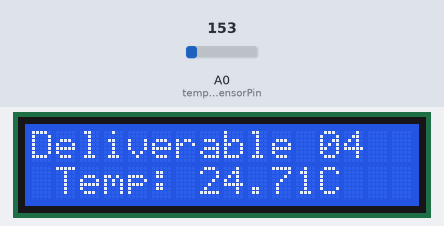
A sketch run on a simulated Arduino Uno, built with avr-gcc and run on an emulated ATmega328P. On the bench: 16×2 character LCD. Inputs (shaded band) come from the test bench; at power-on: A0 (temperatureSensorPin) = 153. What the sketch prints to the serial monitor is not drawn.

Above: at 1.2 s.
1.3 s: A0 (temperatureSensorPin) set to 136
At 6.1 s:
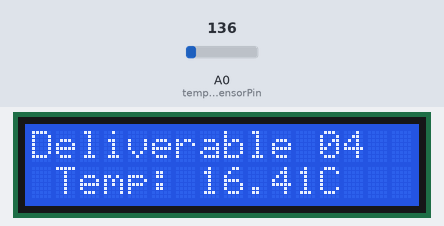
7.3 s: A0 (temperatureSensorPin) set to 114
At 11.2 s:
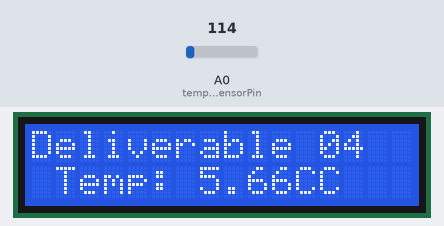
13.3 s: A0 (temperatureSensorPin) set to 133
At 16.4 s:
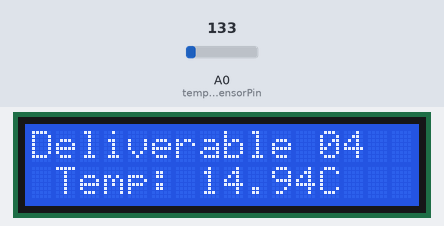
Timing chart, 0 to 17.9 s (numbered marks = the images above; inputs shaded):
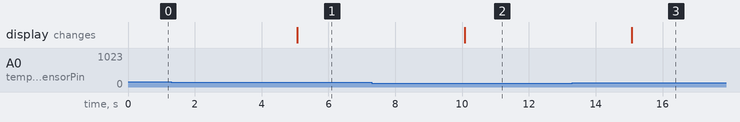

Measured:
- the behaviour switches between 123 and 122 on A0 (temperatureSensorPin) (found by bisection; images 1 and 2)
- after the input at 1.3 s, the display: changes after 3.8 s (image 1)
- after the input at 7.3 s, the display: changes after 2.8 s (image 2)
- after the input at 13.3 s, the display: changes after 1.8 s (image 3)

The sketch:

Deliverable_04_Prototype.ino
```cpp
#include <LiquidCrystal.h>

const int temperatureSensorPin = A0;

LiquidCrystal lcd(12, 11, 5, 4, 3, 2);

void setup() {
  Serial.begin(9600);

  lcd.begin(16,2);
  lcd.print("Deliverable 04");
}

void loop() {
  int analogTempReading = analogRead(temperatureSensorPin);
  Serial.print("Analog Reading: ");
  Serial.print(analogTempReading);

  float voltage = (analogTempReading/1024.0) * 5;
  Serial.print(" | Voltage Conversion: ");
  Serial.print(voltage);

  float tempCelsius = (voltage - .5) * 100;
  Serial.print(" | Celsius: ");
  Serial.print(tempCelsius);

  lcd.setCursor(1,1);
  lcd.print("Temp: ");
  lcd.print(tempCelsius);
  lcd.print("C");

  delay(5000);
}
```
